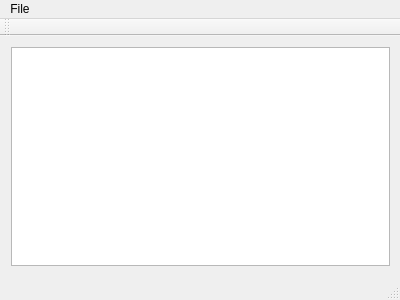
<?xml version="1.0" encoding="UTF-8"?>
<ui version="4.0">
 <class>MainWindow</class>
 <widget class="QMainWindow" name="MainWindow">
  <property name="geometry">
   <rect>
    <x>0</x>
    <y>0</y>
    <width>400</width>
    <height>300</height>
   </rect>
  </property>
  <property name="windowTitle">
   <string>MainWindow</string>
  </property>
  <widget class="QWidget" name="centralWidget">
   <widget class="QWidget" name="verticalLayoutWidget">
    <property name="geometry">
     <rect>
      <x>0</x>
      <y>0</y>
      <width>401</width>
      <height>241</height>
     </rect>
    </property>
    <layout class="QVBoxLayout" name="verticalLayout">
     <item>
      <widget class="QTextEdit" name="textEdit"/>
     </item>
    </layout>
   </widget>
  </widget>
  <widget class="QMenuBar" name="menuBar">
   <property name="geometry">
    <rect>
     <x>0</x>
     <y>0</y>
     <width>400</width>
     <height>21</height>
    </rect>
   </property>
   <widget class="QMenu" name="menuFile">
    <property name="title">
     <string>File</string>
    </property>
    <addaction name="actionNew"/>
    <addaction name="actionOpen"/>
    <addaction name="actionSave_as"/>
    <addaction name="actionExit"/>
   </widget>
   <addaction name="menuFile"/>
  </widget>
  <widget class="QToolBar" name="mainToolBar">
   <attribute name="toolBarArea">
    <enum>TopToolBarArea</enum>
   </attribute>
   <attribute name="toolBarBreak">
    <bool>false</bool>
   </attribute>
  </widget>
  <widget class="QStatusBar" name="statusBar"/>
  <action name="actionNew">
   <property name="text">
    <string>New</string>
   </property>
  </action>
  <action name="actionOpen">
   <property name="text">
    <string>Open</string>
   </property>
  </action>
  <action name="actionSave_as">
   <property name="text">
    <string>Save as..</string>
   </property>
  </action>
  <action name="actionExit">
   <property name="text">
    <string>Exit</string>
   </property>
  </action>
 </widget>
 <layoutdefault spacing="6" margin="11"/>
 <resources/>
 <connections/>
</ui>
